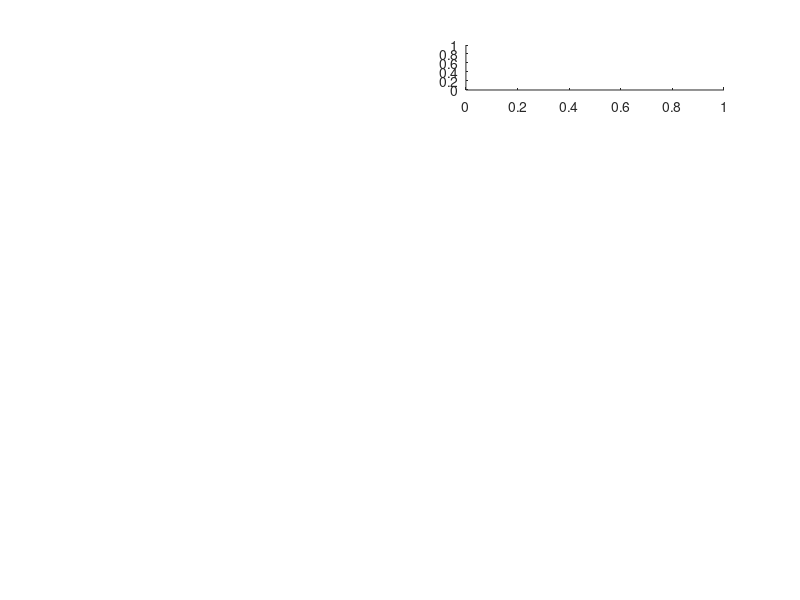

Write MATLAB code to recreate this figure. (Note: this script raises an error after producing the figure.)
hz = 100;
figure;
subplot(6,2,2);
plot(data1(:,1)-data1(1,1),data1(:,2)*180/pi-data1(:,5)*180/pi,data3(:,1)-data3(1,1),data3(:,2)*180/pi-data3(:,5)*180/pi,data4(:,1)-data4(1,1),data4(:,2)*180/pi-data4(:,5)*180/pi);grid on;
ylabel("Degrees");
ylim([-1,1]);
xlim([0,size(data3(:,1),1)/hz]);
title("Roll Error");

subplot(6,2,4);
plot(data1(:,1)-data1(1,1),data1(:,3)*180/pi-data1(:,6)*180/pi,data3(:,1)-data3(1,1),data3(:,3)*180/pi-data3(:,6)*180/pi,data4(:,1)-data4(1,1),data4(:,3)*180/pi-data4(:,6)*180/pi);grid on;
ylabel("Degrees");
ylim([-1,1]);
xlim([0,size(data3(:,1),1)/hz]);
title("Pitch Error");

subplot(6,2,6);
plot(data1(:,1)-data1(1,1),data1(:,4)*180/pi-data1(:,7)*180/pi,data3(:,1)-data3(1,1),data3(:,4)*180/pi-data3(:,7)*180/pi,data4(:,1)-data4(1,1),data4(:,4)*180/pi-data4(:,7)*180/pi);grid on;
ylabel("Degrees");
ylim([-20,20]);
xlim([0,size(data3(:,1),1)/hz]);
title("Heading Error");


data1w = data1(:,8:10) - repmat(bias.ang',[size(data1(:,1),1),1]);
data3w = data3(:,8:10) - repmat(bias.ang',[size(data3(:,1),1),1]);
data4w = data4(:,8:10) - repmat(bias.ang',[size(data4(:,1),1),1]);


subplot(6,2,8);
plot(data1(:,1)-data1(1,1),data1w(:,1),data3(:,1)-data3(1,1),data3w(:,1),data4(:,1)-data4(1,1),data4w(:,1));grid on;
title("X Axis Gyro Bias Error");
ylim([-0.00005,0.00005]);
xlim([0,size(data3(:,1),1)/hz]);
ylabel("rad/s");

subplot(6,2,10);
plot(data1(:,1)-data1(1,1),data1w(:,2),data3(:,1)-data3(1,1),data3w(:,2),data4(:,1)-data4(1,1),data4w(:,2));grid on;
title("Y Axis Gyro Bias Error");
ylim([-0.00005,0.00005]);
xlim([0,size(data3(:,1),1)/hz]);
ylabel("rad/s");

subplot(6,2,12);
plot(data1(:,1)-data1(1,1),data1w(:,3),data3(:,1)-data3(1,1),data3w(:,3),data4(:,1)-data4(1,1),data4w(:,3));grid on;
title("Z Axis Gyro Bias Error");
ylim([-0.00005,0.00005]);
xlim([0,size(data3(:,1),1)/hz]);
ylabel("rad/s");
xlabel("Seconds");


data1a = data1(:,14:16) - repmat(bias.acc'*9.81,[size(data1(:,1),1),1]);
data3a = data3(:,14:16) - repmat(bias.acc'*9.81,[size(data3(:,1),1),1]);
data4a = data4(:,14:16) - repmat(bias.acc'*9.81,[size(data4(:,1),1),1]);


subplot(6,2,7);
plot(data1(:,1)-data1(1,1),data1a(:,1),data3(:,1)-data3(1,1),data3a(:,1),data4(:,1)-data4(1,1),data4a(:,1));grid on;
title("X Axis Accelerometer Bias Error");
ylim([-0.05,0.05]);
xlim([0,size(data3(:,1),1)/hz]);
ylabel("m/s^2");

subplot(6,2,9);
plot(data1(:,1)-data1(1,1),data1a(:,2),data3(:,1)-data3(1,1),data3a(:,2),data4(:,1)-data4(1,1),data4a(:,2));grid on;
title("Y Axis Acclerometer Bias Error");
ylim([-0.05,0.05]);
xlim([0,size(data3(:,1),1)/hz]);
ylabel("m/s^2");

subplot(6,2,11);
plot(data1(:,1)-data1(1,1),data1a(:,3),data3(:,1)-data3(1,1),data3a(:,3),data4(:,1)-data4(1,1),data4a(:,3));grid on;
title("Z Axis Acclerometer Bias Error");
ylim([-0.05,0.05]);
xlim([0,size(data3(:,1),1)/hz]);
ylabel("m/s^2");
xlabel("Seconds");



subplot(6,2,1);
plot(data1(:,1)-data1(1,1),data1(:,2)*180/pi,data3(:,1)-data3(1,1),data3(:,2)*180/pi,data4(:,1)-data4(1,1),data4(:,2)*180/pi);grid on;
ylabel("Degrees");
ylim([-1,1]);
xlim([0,size(data3(:,1),1)/hz]);
title("Estimated Roll");

subplot(6,2,3);
plot(data1(:,1)-data1(1,1),data1(:,3)*180/pi,data3(:,1)-data3(1,1),data3(:,3)*180/pi,data4(:,1)-data4(1,1),data4(:,3)*180/pi);grid on;
ylabel("Degrees");
ylim([-1,1]);
xlim([0,size(data3(:,1),1)/hz]);
title("Estimated Pitch");

subplot(6,2,5);
plot(data1(:,1)-data1(1,1),data1(:,4)*180/pi,data3(:,1)-data3(1,1),data3(:,4)*180/pi,data4(:,1)-data4(1,1),data4(:,4)*180/pi);grid on;
ylabel("Degrees");
xlim([0,size(data3(:,1),1)/hz]);
title("Estimated Heading");

legend("exp1","exp2","exp3","orientation","horizontal");
